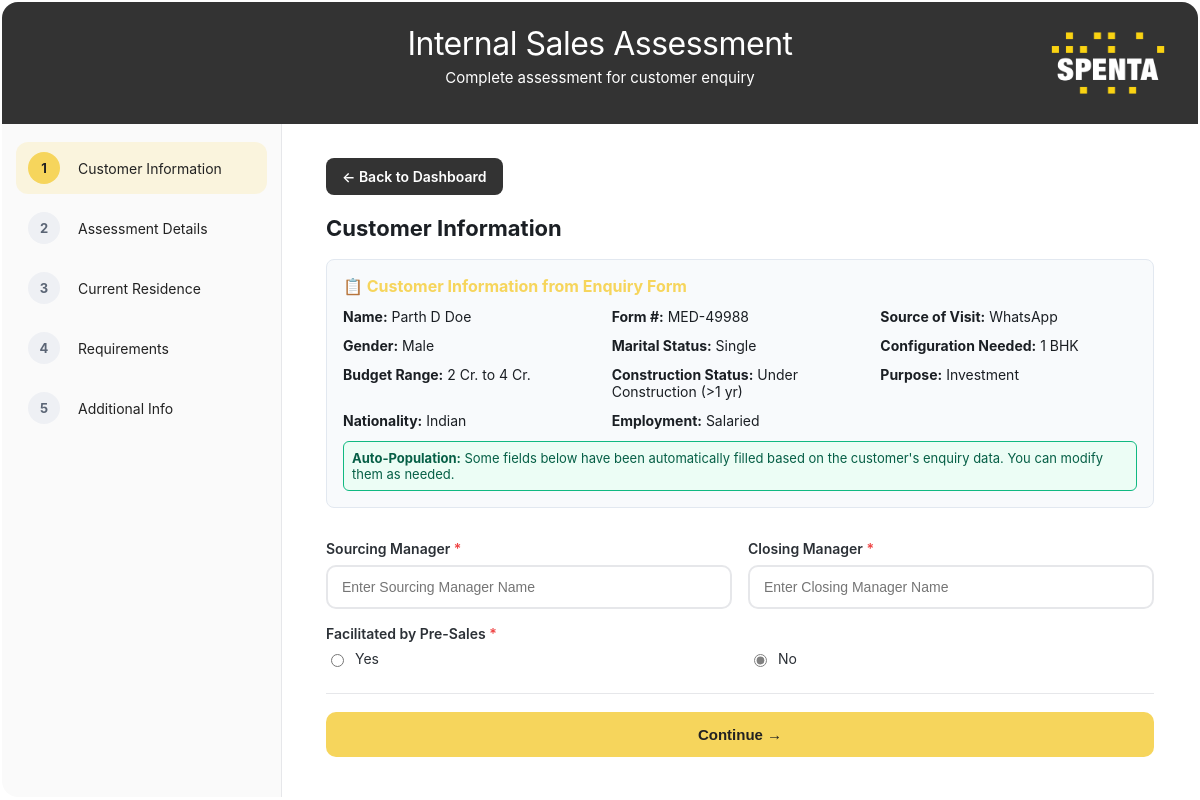
Page /customer/40/assessment/ (signed in) on the committed database.
### customer_enquiry/models.py (models this page shows, shortened)
class Customer(models.Model):
    NATIONALITY_CHOICES = [
        ('indian', 'Indian'),
        ('nri', 'NRI'),
        ('pio', 'PIO'),
        ('oci', 'OCI'),
    ]
    EMPLOYMENT_CHOICES = [
        ('salaried', 'Salaried'),
        ('business', 'Business'),
        ('professional', 'Professional'),
        ('retired', 'Retired'),
        ('homemaker', 'Homemaker'),
        ('other', 'Other'),  # NEW OPTION ADDED
    ]
    SEX_CHOICES = [
        ('male', 'Male'),
        ('female', 'Female'),
        ('other', 'Other'),
    ]
    MARITAL_STATUS_CHOICES = [
        ('single', 'Single'),
        ('married', 'Married'),
        ('divorced', 'Divorced'),
        ('widowed', 'Widowed'),
        ('other', 'Other'),
    ]
    CONFIGURATION_CHOICES = [
        ('1bhk', '1 BHK'),
        ('1.5bhk', '1.5 BHK'),
        ('2bhk', '2 BHK'),
        ('2.5bhk', '2.5 BHK'),
        ('3bhk', '3 BHK'),
        ('3.5bhk', '3.5 BHK'),
        ('4bhk', '4 BHK'),
        ('duplex', 'Duplex'),
        ('other_config', 'Other'),
    ]
    BUDGET_CHOICES = [
        ('less_than_1cr', 'Less than 1 Cr.'),
        ('1cr_to_2cr', '1 Cr. to 2 Cr.'),
        ('2cr_to_4cr', '2 Cr. to 4 Cr.'),
        ('4cr_to_6cr', '4 Cr. to 6 Cr.'),
        ('more_than_6cr', 'More than 6 Cr.'),
    ]
    CONSTRUCTION_STATUS_CHOICES = [
        ('under_construction', 'Under Construction (>1 yr)'),
        ('near_completion', 'Near Completion (<1 yr)'),
        ('ready_possession', 'Ready Possession'),
    ]
    PURPOSE_CHOICES = [
        ('personal_use', 'Personal Use'),
        ('investment', 'Investment'),
        ('second_home', 'Second Home'),
        ('gift', 'Gift'),
        ('other', 'Other'),
    ]
    form_number = models.CharField(
        max_length=20,
        unique=True,
        help_text="Auto-generated form number"
    )
    form_date = models.DateField(default=timezone.now)
    first_name = models.CharField(max_length=100)
    middle_name = models.CharField(max_length=100, blank=True)
    last_name = models.CharField(max_length=100)
    email = models.EmailField(validators=[EmailValidator()])
    phone_number = models.CharField(
        max_length=10,
        validators=[RegexValidator(
            regex=r'^\d{10}$',
            message='Phone number must be 10 digits'
        )],
        blank=True,
        null=True,
        help_text="10-digit phone number"
    )
    sex = models.CharField(
        max_length=10,
        choices=SEX_CHOICES,
        blank=True,
        help_text="Gender/Sex of the customer"
    )
    marital_status = models.CharField(
        max_length=15,
        choices=MARITAL_STATUS_CHOICES,
        blank=True,
        help_text="Marital status of the customer"
    )
    date_of_birth = models.DateField(blank=True, null=True)
    residential_address = models.TextField(blank=True)
    city = models.CharField(max_length=100)
    locality = models.CharField(max_length=100)
    pincode = models.CharField(
        max_length=6,
        validators=[RegexValidator(
            regex=r'^\d{6}$',
            message='Pincode must be 6 digits'
        )]
    )
    nationality = models.CharField(
        max_length=10,
        choices=NATIONALITY_CHOICES
    )
    employment_type = models.CharField(
        max_length=15,
        choices=EMPLOYMENT_CHOICES
    )
    company_name = models.CharField(max_length=200, blank=True)
    designation = models.CharField(max_length=100, blank=True)
    industry = models.CharField(max_length=100, blank=True)
    configuration = models.CharField(
        max_length=15,  # Increased length to accommodate new options
        choices=CONFIGURATION_CHOICES
    )
    budget = models.CharField(
        max_length=20,  # Increased length for new budget ranges
        choices=BUDGET_CHOICES
    )
    construction_status = models.CharField(
        max_length=20,
        choices=CONSTRUCTION_STATUS_CHOICES
    )
    purpose_of_buying = models.CharField(
        max_length=15,
        choices=PURPOSE_CHOICES
    )
    source_details = models.TextField(
        blank=True,
        help_text="Additional details for Newspaper Ad, Social Media, Exhibition, or Property Portal"
    )
    created_at = models.DateTimeField(auto_now_add=True)
    updated_at = models.DateTimeField(auto_now=True)
    class Meta:
        db_table = 'customers'
        ordering = ['-created_at']
        verbose_name = 'Customer'
        verbose_name_plural = 'Customers'
    def get_full_name(self):
        if self.middle_name:
            return f"{self.first_name} {self.middle_name} {self.last_name}"
        return f"{self.first_name} {self.last_name}"

class CustomerSource(models.Model):
    SOURCE_CHOICES = [
        ('channel_partner', 'Channel Partner'),
        ('referral', 'Referral'),
        ('whatsapp', 'WhatsApp'),
        ('social_media', 'Social Media (Facebook, Google, etc.)'),
        ('website', 'Website'),
        ('passing_by', 'Passing by'),
        ('property_portal', 'Property Search Portal'),
        ('hoarding', 'Hoarding'),
        ('newspaper_ad', 'Newspaper Ad'),
        ('exhibition', 'Exhibition'),
    ]
    customer = models.ForeignKey(
        Customer,
        on_delete=models.CASCADE,
        related_name='sources'
    )
    source_type = models.CharField(
        max_length=20,
        choices=SOURCE_CHOICES
    )
    class Meta:
        db_table = 'customer_sources'
        unique_together = ('customer', 'source_type')
        verbose_name = 'Customer Source'
        verbose_name_plural = 'Customer Sources'

### customer_enquiry/views.py (the view, shortened to what this page needs)
# urls.py: path('customer/<int:customer_id>/assessment/', views.internal_sales_assessment, name='internal_sales_assessment'),
@login_required
def internal_sales_assessment(request, customer_id):
    customer = get_object_or_404(Customer, pk=customer_id)
    try:
        assessment = customer.sales_assessment
    except InternalSalesAssessment.DoesNotExist:
        assessment = None
    if not assessment:
        assessment = InternalSalesAssessment()
        assessment.customer = customer
        print(f"Auto-populating assessment for customer: {customer.get_full_name()}")
        if customer.sex:
            if customer.sex == 'male':
                assessment.customer_gender = 'male'
            elif customer.sex == 'female':
                assessment.customer_gender = 'female'
            else:
                assessment.customer_gender = 'family'  # Default for other cases
            print(f"Mapped gender: {customer.sex} -> {assessment.customer_gender}")
        if customer.configuration:
            assessment.current_residence_config = customer.configuration
            print(f"Mapped configuration: {customer.configuration}")
        area_description = []
        if customer.configuration:
            area_description.append(f"Looking for {customer.get_configuration_display()}")
        if customer.budget:
            area_description.append(f"Budget: {customer.get_budget_display()}")
        if customer.construction_status:
            area_description.append(f"Status: {customer.get_construction_status_display()}")
        assessment.area_looking = ". ".join(area_description) if area_description else "Customer requirements to be discussed"
        print(f"Generated area_looking: {assessment.area_looking}")
        if customer.nationality == 'indian':
            assessment.ethnicity = 'hindu'  # Default assumption, can be changed by user
        else:
            assessment.ethnicity = 'other'
        print(f"Mapped ethnicity based on nationality {customer.nationality}: {assessment.ethnicity}")
        if customer.marital_status == 'married':
            assessment.family_size = '2'  # Default for married couples
        elif customer.marital_status == 'single':
            assessment.family_size = '1'  # Default for single
        else:
            assessment.family_size = '2'  # Default assumption
        print(f"Mapped family size based on marital status {customer.marital_status}: {assessment.family_size}")
        assessment.lead_classification = 'warm'
        print(f"Set default lead classification: {assessment.lead_classification}")
        print("Auto-population completed")
    context = {
        'customer': customer,
        'assessment': assessment,
    }
    return render(request, 'internal_sales_assessment.html', context)

### customer_enquiry/templates/internal_sales_assessment.html (shortened to what this page needs)
{% load static %}
<!DOCTYPE html>
<html lang="en">
<head>
</head>
<body>
    <div class="card">
        <header class="header">
            <div class="brand-row">
                <div class="header-text">
                    <div class="title">Internal Sales Assessment</div>
                    <div class="subtitle">Complete assessment for customer enquiry</div>
                </div>
            </div>
            <div class="dec">
                <img src="{% static 'media/spenta_white.png' %}" alt="Spenta Logo">
            </div>
        </header>
        <div class="main">
            <aside class="steps">
                <div class="steps-wrap" id="stepList">
                    <div class="step active" data-step="1">
                        <div class="badge">1</div>
                        <div class="label">Customer Information</div>
                    </div>
                    <div class="step" data-step="2">
                        <div class="badge">2</div>
                        <div class="label">Assessment Details</div>
                    </div>
                    <div class="step" data-step="3">
                        <div class="badge">3</div>
                        <div class="label">Current Residence</div>
                    </div>
                    <div class="step" data-step="4">
                        <div class="badge">4</div>
                        <div class="label">Requirements</div>
                    </div>
                    <div class="step" data-step="5">
                        <div class="badge">5</div>
                        <div class="label">Additional Info</div>
                    </div>
                </div>
            </aside>
            <section class="form">
                <a href="{% url 'customer_enquiry:dashboard' %}" class="back-btn">← Back to Dashboard</a>
                <form method="POST" id="internalAssessment" novalidate>
                    <div class="section active" data-step="1">
                        <h3>Customer Information</h3>
                        <div style="background: #f8fafc; border: 1px solid #e2e8f0; border-radius: 8px; padding: 16px; margin-bottom: 24px;">
                            <h4 style="margin: 0 0 12px 0; color: var(--brand); font-size: 16px;">📋 Customer Information from Enquiry Form</h4>
                            <div class="grid cols-3" style="gap: 12px; font-size: 14px;">
                                <div>
                                    <strong>Name:</strong> {{ customer.get_full_name }}
                                </div>
                                <div>
                                    <strong>Form #:</strong> <span class="form-number-display">{{ customer.form_number }}</span>
                                </div>
                                <div>
                                    <strong>Source of Visit:</strong> {% for source in customer.sources.all %}{{ source.get_source_type_display }}{% if not forloop.last %}, {% endif %}{% empty %}Not specified{% endfor %}
                                </div>
                                <div>
                                    <strong>Gender:</strong> {{ customer.get_sex_display|default:"Not specified" }}
                                </div>
                                <div>
                                    <strong>Marital Status:</strong> {{ customer.get_marital_status_display|default:"Not specified" }}
                                </div>
                                <div>
                                    <strong>Configuration Needed:</strong> {{ customer.get_configuration_display|default:"Not specified" }}
                                </div>
                                <div>
                                    <strong>Budget Range:</strong> {{ customer.get_budget_display|default:"Not specified" }}
                                </div>
                                <div>
                                    <strong>Construction Status:</strong> {{ customer.get_construction_status_display|default:"Not specified" }}
                                </div>
                                <div>
                                    <strong>Purpose:</strong> {{ customer.get_purpose_of_buying_display|default:"Not specified" }}
                                </div>
                                <div>
                                    <strong>Nationality:</strong> {{ customer.get_nationality_display|default:"Not specified" }}
                                </div>
                                <div>
                                    <strong>Employment:</strong> {{ customer.get_employment_type_display|default:"Not specified" }}
                                </div>
                            </div>
                            {% if not assessment.id %}
                            <div style="margin-top: 12px; padding: 8px; background: #ecfdf5; border: 1px solid #10b981; border-radius: 6px; font-size: 13px; color: #065f46;">
                                <strong>Auto-Population:</strong> Some fields below have been automatically filled based on the customer's enquiry data. You can modify them as needed.
                            </div>
                            {% endif %}
                        </div>
                        <div class="grid cols-2">
                            <div>
                                <label for="sourcingManager" class="required">Sourcing Manager</label>
                                <input class="field" type="text" id="sourcingManager" name="sourcing_manager"
                                       value="{{ assessment.sourcing_manager|default:'' }}" placeholder="Enter Sourcing Manager Name" required>
                            </div>
                            <div>
                                <label for="salesManager" class="required">Closing Manager</label>
                                <input class="field" type="text" id="salesManager" name="sales_manager"
                                       value="{{ assessment.sales_manager|default:'' }}" placeholder="Enter Closing Manager Name" required>
                            </div>
                        </div>
                        <div style="margin-top: 16px;">
                            <div>
                                <label class="required">Facilitated by Pre-Sales</label>
                                <div class="radio-group cols-2">
                                    <label><input type="radio" name="facilitated_by_pre_sales" value="true" {% if assessment.facilitated_by_pre_sales %}checked{% endif %} required> Yes</label>
                                    <label><input type="radio" name="facilitated_by_pre_sales" value="false" {% if not assessment.facilitated_by_pre_sales %}checked{% endif %} required> No</label>
                                </div>
                            </div>
                        </div>
                    </div>
                    <div class="actions">
                        <button type="button" class="btn" id="nextBtn">Continue →</button>
                    </div>
                </form>
            </section>
        </div>
    </div>
</body>
</html>

### rows in the picture
Customer: get_full_name "Parth D Doe", sex "Male", marital_status "Single", configuration "1 BHK", budget "2 Cr. to 4 Cr.", construction_status "Under Construction (>1 yr)", purpose_of_buying "Investment", nationality "Indian", employment_type "Salaried"
CustomerSource: source_type "WhatsApp"
